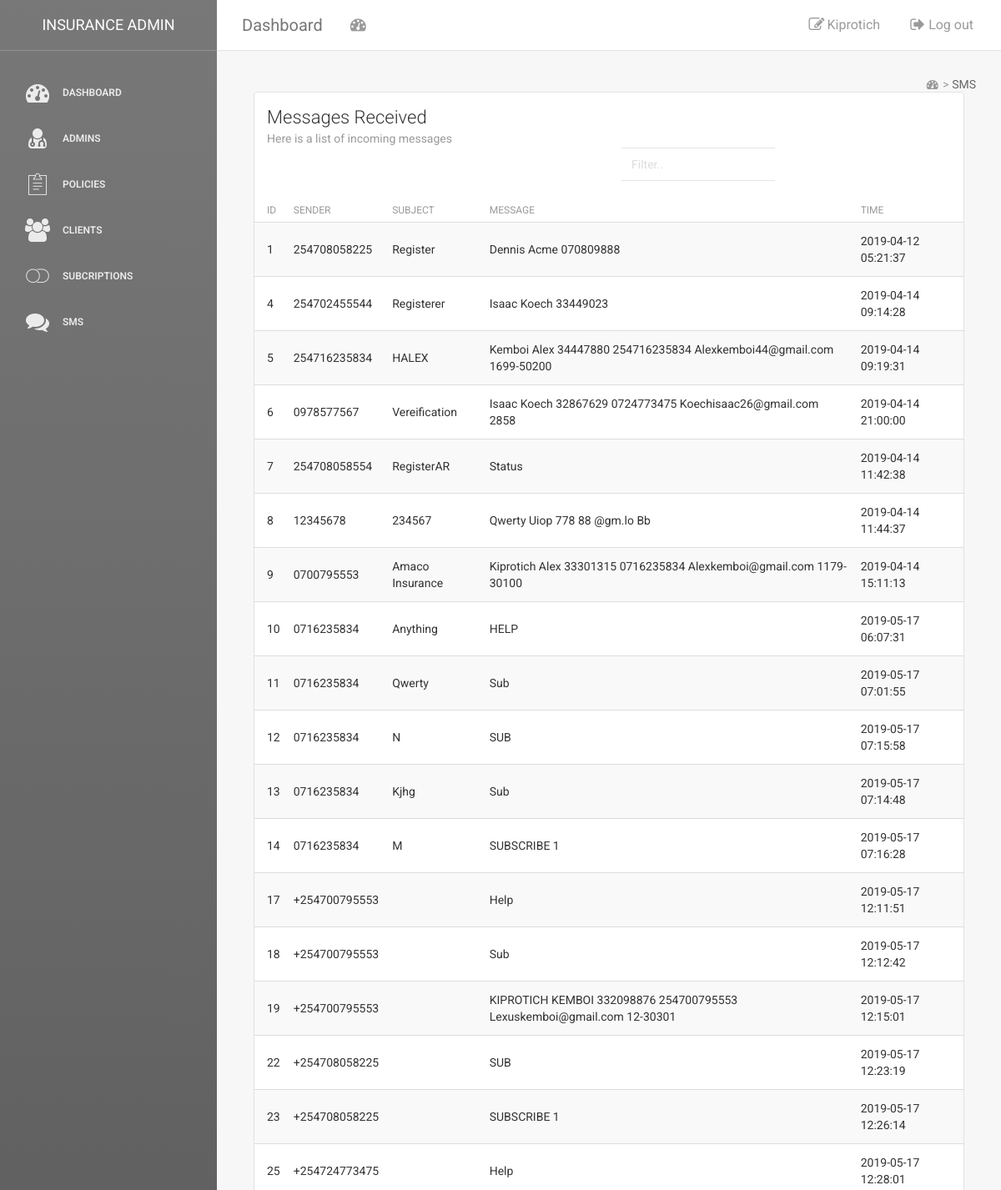
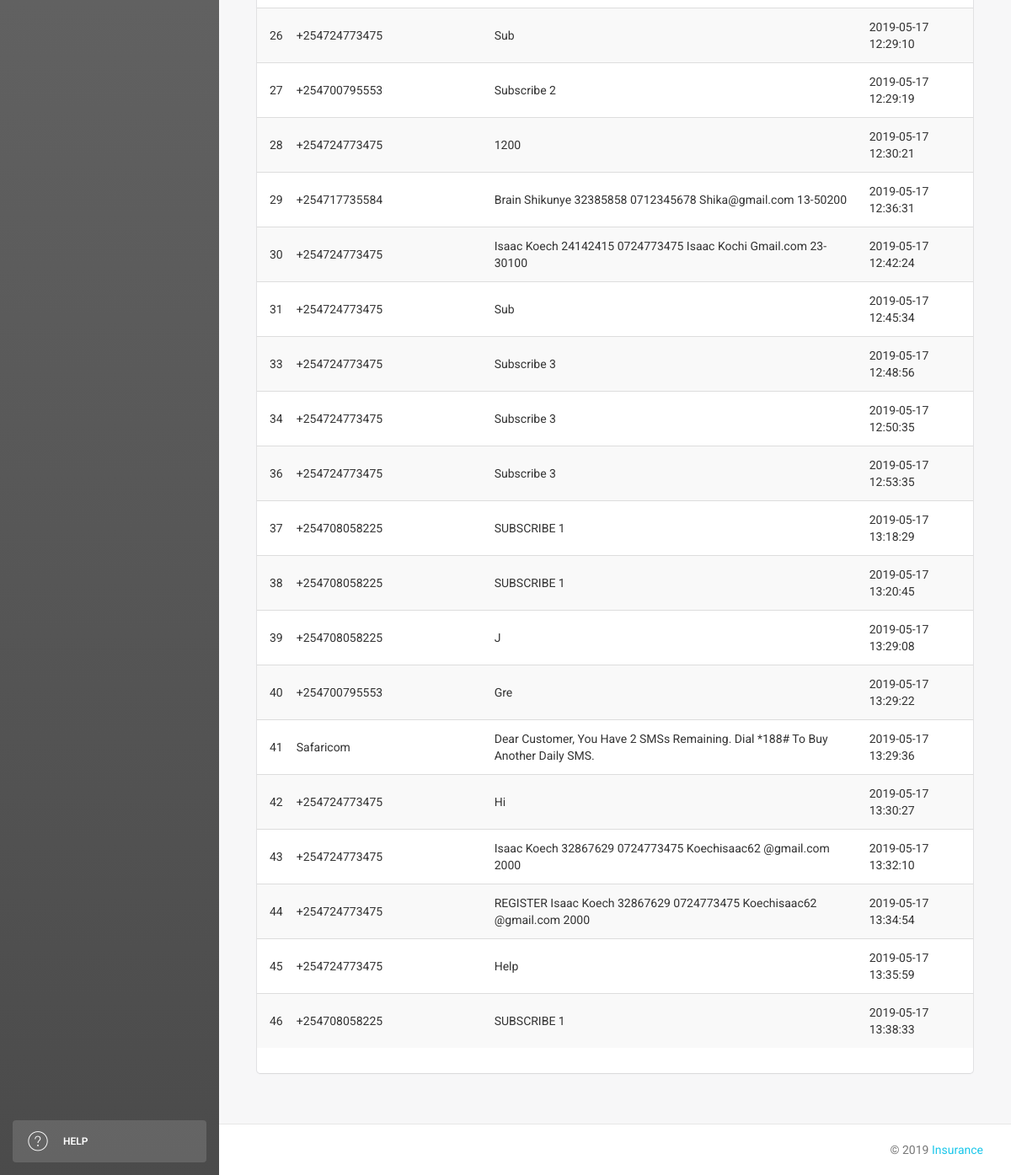
/sms.php (signed in), run on the app's committed database (2 pictures, top to bottom).
### tables this page shows
CREATE TABLE `user_details` (
  `user_Id` int(11) NOT NULL,
  `sur_Name` varchar(35) NOT NULL,
  `first_Name` varchar(35) NOT NULL,
  `id_No` int(10) NOT NULL,
  `phone_No` varchar(14) NOT NULL,
  `email_Address` varchar(65) NOT NULL,
  `address` varchar(65) NOT NULL,
  `status` int(1) NOT NULL DEFAULT '0',
  `privilege` varchar(15) NOT NULL DEFAULT 'user',
  `Password` varchar(25) NOT NULL
);

CREATE TABLE `message_in` (
  `m_id` int(11) NOT NULL,
  `sender` varchar(15) NOT NULL,
  `subject` varchar(35) NOT NULL,
  `message` text NOT NULL,
  `time` timestamp NOT NULL DEFAULT CURRENT_TIMESTAMP,
  `status` int(1) NOT NULL DEFAULT '0'
);

### sms.php (the view, shortened to what this page needs)
<?php include 'side.php';?>
<?php include 'top.php';?>
<?php
    include "conn.php";
    $query = "SELECT * FROM message_in";
    $result = $conn->query($query);
?>
<div class="content">
<div class="container-fluid">
			    <nav class="pull-right">
                            <a  style="color:#999" href="index.php">
                                <i class="fa fa-dashboard" ></i> >
                            </a>
                            <a  style="color:#666" href="">
                               SMS
                            </a>
                </nav>
            </div>
             <div class="container-fluid">
<div class="col-md-12">
                        <div class="card">
                            <div class="header">
                                <h4 class="title">Messages Received</h4>
                                <p class="category">Here is a list of incoming messages</p>
                            </div>
                            <div class="row">
                                <div class="col-md-6">
                                </div>
                                <div class="col-md-6">
                                <form name="add" action="" method="post">
                                    <div class="input-group">
                                    <input type="text" class="form-control" id="myInput" onkeyup="myFunction()" placeholder="Filter..">
                                    </div>
                                </div>
                            </div>
                            <div class="content table-responsive table-full-width">
                                <table class="table table-hover table-striped" id="myTable">
                                    <thead>
                                        <tr><th>ID</th>
                                    	<th>Sender</th>
                                    	<th>Subject</th>
                                    	<th>Message</th>
                                    	<th>Time</th>
                                    </tr></thead>
                                    <tbody>
                                        <?php while($row_messagein = $result->fetch_assoc()){ ?>
                                        <tr>
                                        	<td><?php echo $row_messagein['m_id'];?></td>
                                        	<td><?php echo $row_messagein['sender'];?></td>
                                        	<td><?php echo ucwords($row_messagein['subject']);?></td>
                                        	<td><?php echo ucwords($row_messagein['message']);?></td>
                                        	<td><?php echo $row_messagein['time'];?></td>
                                        </tr>
                                        <?php } ?>
                                    </tbody>
                                </table>
                            </div>
                        </div>
                    </div>
					</div>
                    </div>
	<?php include 'footer.php';?>

### top.php (shortened to what this page needs)
<?php
    include "conn.php";
    $user = $_SESSION['username'];
    $sql = "SELECT * FROM user_details WHERE  email_Address='$user'";
    $query1 = mysqli_query($conn,$sql);
    $row_user = mysqli_fetch_assoc($query1);
?>
<div class="main-panel">
        <nav class="navbar navbar-default navbar-fixed">
            <div class="container-fluid">
                <div class="navbar-header">
                    <a class="navbar-brand" href="index.php">Dashboard</a>
                </div>
                <div class="collapse navbar-collapse">
                    <ul class="nav navbar-nav navbar-left">
                        <li>
                            <a href="index.php" class="dropdown-toggle" data-toggle="dropdown">
                                <i class="fa fa-dashboard"></i>
                            </a>
                        </li>
                    </ul>
                    <ul class="nav navbar-nav navbar-right">
                        <li>
                           <a href="account.php" title="<?php echo $_SESSION['username'];?>">
                               <p><i class="fa fa-edit"></i>
                               <?php echo ucfirst($row_user['sur_Name']);?></p>
                            </a>
                        </li>
                        <li>
                            <a href="logout.php" title="<?php echo $_SESSION['username'];?>">
                                <p><i class="fa fa-sign-out"></i>
								Log out</p>
                            </a>
                        </li>
                    </ul>
                </div>
            </div>
        </nav>

### data on the page
user_details: sur_Name "Kiprotich"
message_in: m_id "1", sender "254708058225", subject "Register", message "Dennis Acme 070809888", time "2019-04-12 05:21:37"
message_in: m_id "4", sender "254702455544", subject "Registerer", message "Isaac Koech 33449023", time "2019-04-14 09:14:28"
message_in: m_id "5", sender "254716235834", subject "HALEX", message "Kemboi Alex 34447880 254716235834 Alexkemboi44@gmail.com 1699-50200", time "2019-04-14 09:19:31"
message_in: m_id "6", sender "0978577567", subject "Vereification", message "Isaac Koech 32867629 0724773475 Koechisaac26@gmail.com 2858", time "2019-04-14 21:00:00"
message_in: m_id "7", sender "254708058554", subject "RegisterAR", message "Status", time "2019-04-14 11:42:38"
message_in: m_id "8", sender "12345678", subject "234567", message "Qwerty Uiop 778 88 @gm.lo Bb", time "2019-04-14 11:44:37"
message_in: m_id "9", sender "0700795553", subject "Amaco Insurance", message "Kiprotich Alex 33301315 0716235834 Alexkemboi@gmail.com 1179-30100", time "2019-04-14 15:11:13"
message_in: m_id "10", sender "0716235834", subject "Anything", message "HELP", time "2019-05-17 06:07:31"
message_in: m_id "11", sender "0716235834", subject "Qwerty", message "Sub", time "2019-05-17 07:01:55"
message_in: m_id "12", sender "0716235834", subject "N", message "SUB", time "2019-05-17 07:15:58"
message_in: m_id "13", sender "0716235834", subject "Kjhg", message "Sub", time "2019-05-17 07:14:48"
message_in: m_id "14", sender "0716235834", subject "M", message "SUBSCRIBE 1", time "2019-05-17 07:16:28"
message_in: m_id "17", sender "+254700795553", message "Help", time "2019-05-17 12:11:51"
message_in: m_id "18", sender "+254700795553", message "Sub", time "2019-05-17 12:12:42"
message_in: m_id "19", sender "+254700795553", message "KIPROTICH KEMBOI 332098876 254700795553 Lexuskemboi@gmail.com 12-30301", time "2019-05-17 12:15:01"
message_in: m_id "22", sender "+254708058225", message "SUB", time "2019-05-17 12:23:19"
message_in: m_id "23", sender "+254708058225", message "SUBSCRIBE 1", time "2019-05-17 12:26:14"
message_in: m_id "25", sender "+254724773475", message "Help", time "2019-05-17 12:28:01"
message_in: m_id "26", sender "+254724773475", message "Sub", time "2019-05-17 12:29:10"
message_in: m_id "27", sender "+254700795553", message "Subscribe 2", time "2019-05-17 12:29:19"
message_in: m_id "28", sender "+254724773475", message "1200", time "2019-05-17 12:30:21"
message_in: m_id "29", sender "+254717735584", message "Brain Shikunye 32385858 0712345678 Shika@gmail.com 13-50200", time "2019-05-17 12:36:31"
message_in: m_id "30", sender "+254724773475", message "Isaac Koech 24142415 0724773475 Isaac Kochi Gmail.com 23-30100", time "2019-05-17 12:42:24"
message_in: m_id "31", sender "+254724773475", message "Sub", time "2019-05-17 12:45:34"
message_in: m_id "33", sender "+254724773475", message "Subscribe 3", time "2019-05-17 12:48:56"
message_in: m_id "34", sender "+254724773475", message "Subscribe 3", time "2019-05-17 12:50:35"
message_in: m_id "36", sender "+254724773475", message "Subscribe 3", time "2019-05-17 12:53:35"
message_in: m_id "37", sender "+254708058225", message "SUBSCRIBE 1", time "2019-05-17 13:18:29"
message_in: m_id "38", sender "+254708058225", message "SUBSCRIBE 1", time "2019-05-17 13:20:45"
message_in: m_id "39", sender "+254708058225", message "J", time "2019-05-17 13:29:08"
message_in: m_id "40", sender "+254700795553", message "Gre", time "2019-05-17 13:29:22"
message_in: m_id "41", sender "Safaricom", message "Dear Customer, You Have 2 SMSs Remaining. Dial *188# To Buy Another Daily SMS.", time "2019-05-17 13:29:36"
message_in: m_id "42", sender "+254724773475", message "Hi", time "2019-05-17 13:30:27"
message_in: m_id "43", sender "+254724773475", message "Isaac Koech 32867629 0724773475 Koechisaac62 @gmail.com 2000", time "2019-05-17 13:32:10"
message_in: m_id "44", sender "+254724773475", message "REGISTER Isaac Koech 32867629 0724773475 Koechisaac62 @gmail.com 2000", time "2019-05-17 13:34:54"
message_in: m_id "45", sender "+254724773475", message "Help", time "2019-05-17 13:35:59"
message_in: m_id "46", sender "+254708058225", message "SUBSCRIBE 1", time "2019-05-17 13:38:33"
